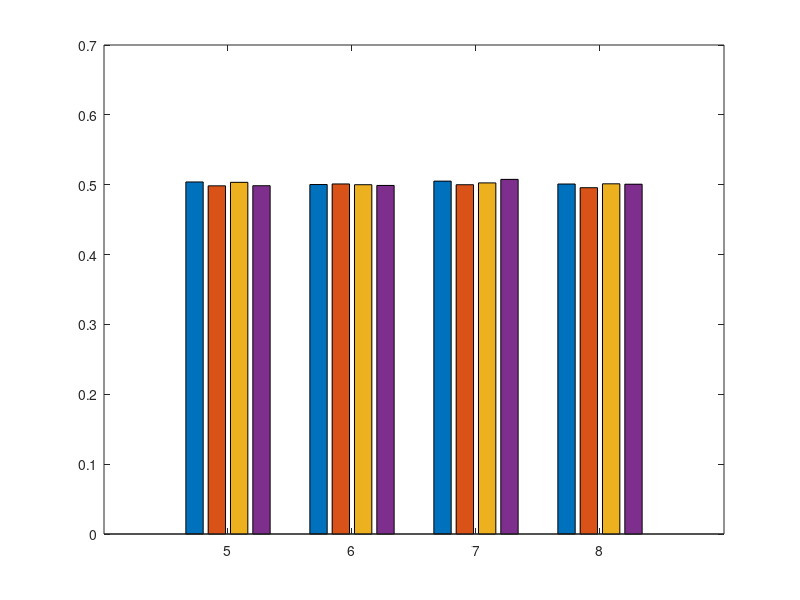

The MATLAB script that drew this image: (Note: this script raises an error after producing the figure.)
clear; close all; clc
textSize = 16;
linewid = 1;


% Attack: Stalking
% MI IS 5 6 7 8
% SI IS 5 6 7 8
% MO IS 5 6 7 8
% SO IS 5 6 7 8

epiImpBMRis = [1-0.4960611979 1-0.5015869141 1-0.4965820312 1-0.5014105903;
    1-0.4997273235 1-0.4989089966 1-0.4999911222 1-0.5010274251;
    1-0.4948730469 1-0.5 1-0.4973958333 1-0.4923502604;
    1-0.4989947151 1-0.5042550223 1-0.4986979167 1-0.4992675781];
kle = [5, 6, 7, 8];

figure(31)
bar(kle, epiImpBMRis, 'grouped')
hold on
ax = gca;
ax.YAxis.FontSize = 13;
ax.XAxis.FontSize = 13;
ax.YAxis.FontWeight = 'bold';
ax.XAxis.FontWeight = 'bold';
ylim([0 0.9])
legend('Mobile Indoor','Stationary Indoor', 'Mobile Outdoor', 'Stationary Outdoor', 'FontSize',textSize, 'FontWeight','bold', 'Location','northeast')
xlabel('Episode Length', 'FontSize', 15, 'FontWeight','bold')
ylabel('BMR (%)', 'FontSize',15, 'FontWeight','bold')
grid on

% for i=1:length(epiImpBMRis)
%     text(kle(i)-0.3,epiImpBMRis(i,1),num2str(epiImpBMRis(i), '%.4g'), 'FontWeight','bold', 'HorizontalAlignment', 'center', 'VerticalAlignment', 'bottom')
%     text(kle(i)-0.1,epiImpBMRis(i,2),num2str(epiImpBMRis(i), '%.4g'), 'FontWeight','bold', 'HorizontalAlignment', 'center', 'VerticalAlignment', 'bottom')
%     text(kle(i)+0.1,epiImpBMRis(i,3),num2str(epiImpBMRis(i), '%.4g'), 'FontWeight','bold', 'HorizontalAlignment', 'center', 'VerticalAlignment', 'bottom')
%     text(kle(i)+0.3,epiImpBMRis(i,4),num2str(epiImpBMRis(i), '%.4g'), 'FontWeight','bold', 'HorizontalAlignment', 'center', 'VerticalAlignment', 'bottom')
% end

print('imitBMR','-depsc')
